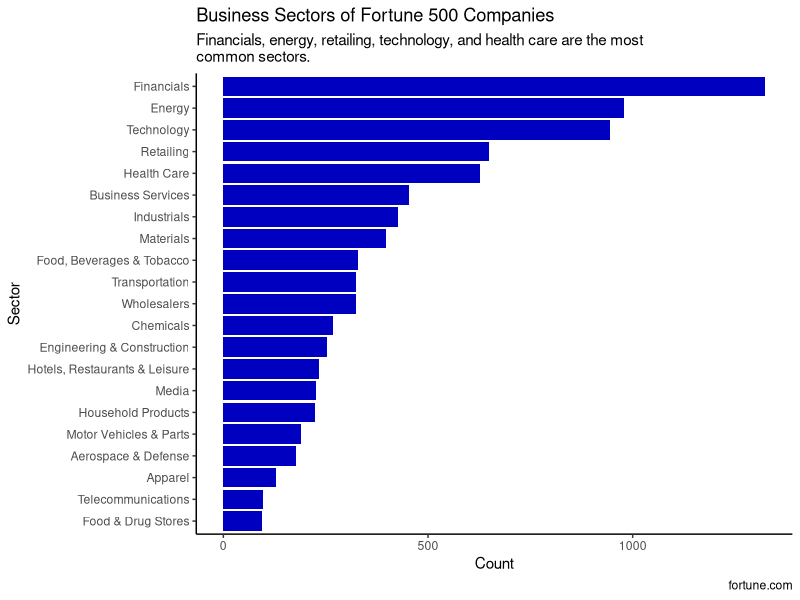
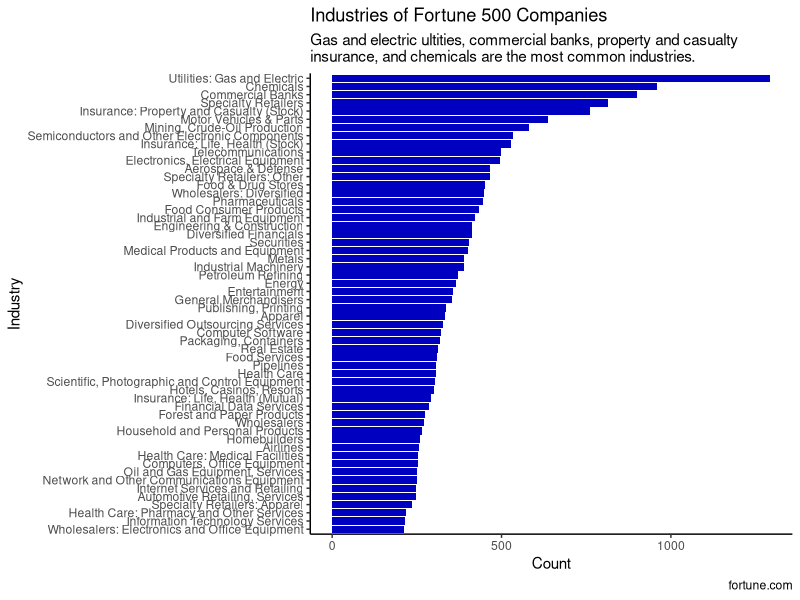

Recreate these plots in R, in order.
## ---- chunk 1
#| message: false
#| warning: false
library(tidyverse)
library(readr)
library(forcats)
## ---- chunk 2
fortune <- read_csv('data/Cleaned Data.csv', show_col_types = FALSE) |>
  select(rank, name, sector, industry)
## ---- chunk 3
business_sect <- unique(fortune) |>
  select(sector) |>
  drop_na() |>
  count(sector) |>
  mutate(sector = fct_reorder(sector, n, .desc = FALSE))
## ---- chunk 4
business_ind <- unique(fortune) |>
  select(industry) |>
  drop_na() |>
  count(industry) |>
  filter(n > 210) |>
  mutate(industry = fct_reorder(industry, n, .desc = FALSE))
## ---- chunk 5
business_sect |>
  ggplot(aes(x = sector, y = n)) +
  geom_bar(stat = 'identity', fill = '#0000c0') +
  theme(axis.text.y = element_text(angle = 0)) +
  labs(title = "Business Sectors of Fortune 500 Companies",
       subtitle = "Financials, energy, retailing, technology, and health care are the most\ncommon sectors.",
       x = 'Sector',
       y = 'Count',
       caption = 'fortune.com') +
  coord_flip() +
  theme_classic()
## ---- chunk 6
business_ind |>
  ggplot(aes(x = industry, y = n)) +
  geom_bar(stat = 'identity', fill = '#0000c0') +
  theme(axis.text.y = element_text(angle = 0)) +
  labs(title = "Industries of Fortune 500 Companies",
       subtitle = "Gas and electric ultities, commercial banks, property and casualty\ninsurance, and chemicals are the most common industries.",
       x = 'Industry',
       y = 'Count',
       caption = 'fortune.com') +
  coord_flip() +
  theme_classic()
